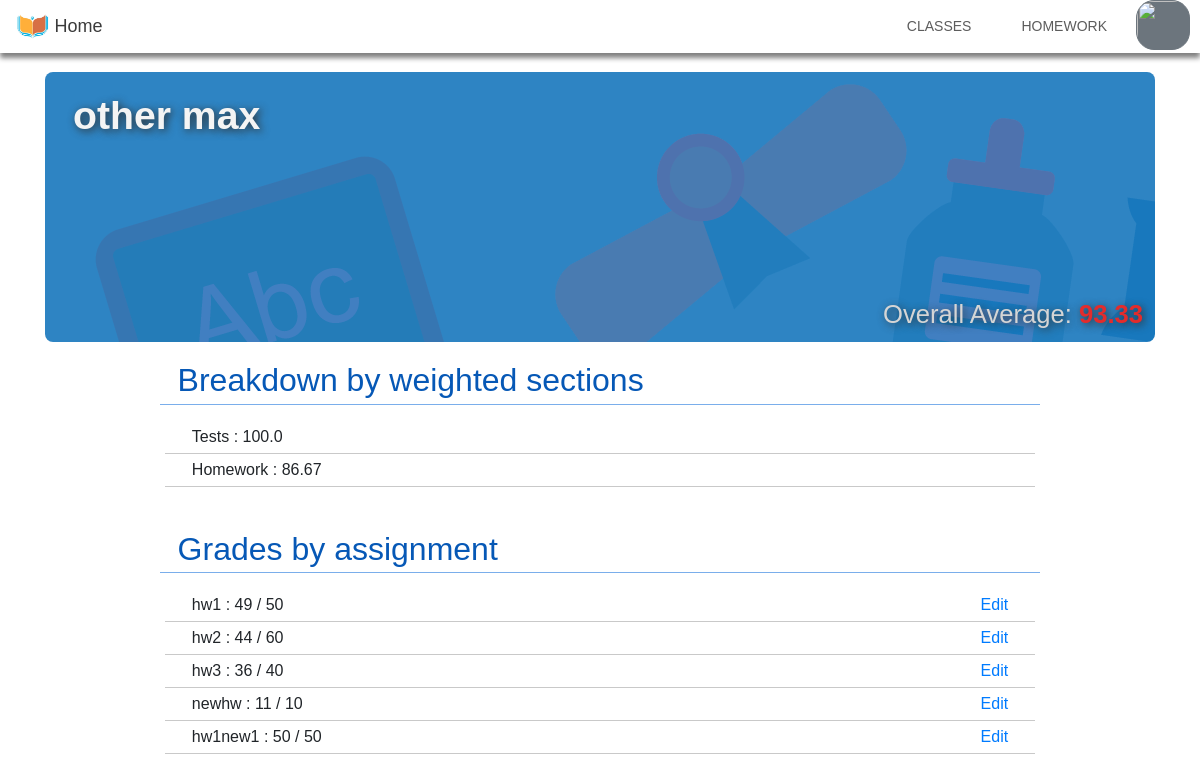
Screenshot of /usergrades/2/3Y7E3X1 (signed in) with the database file from the repository.
### tables this page shows
CREATE TABLE users(userID TEXT PRIMARY KEY, email TEXT, name TEXT);

CREATE TABLE grades(classID INTEGER, userID TEXT, assignment TEXT, grade INTEGER, maxGrade INTEGER, weight TEXT);

### app.py (the view)
@app.route('/usergrades/<classID>/<userID>')
def userGrades(classID, userID):
	if 'userid' not in flask.session:
		return flask.redirect('/')
	if flask.session['userid'] != userID:
		if not db.isTeacher(flask.session['userid'], classID):
			return flask.redirect('/class/' + str(classID))
	avg,weightavgs = db.calculateAverage(userID, classID)
	name = db.getUserName(userID)
	grades = db.getUserGrades(classID, userID)
	isTeacher = (db.getTeacher(classID) == flask.session["userid"])
	return flask.render_template('usergrades.html', avg = avg, weightavgs = weightavgs, name = name, grades = grades, classID = classID, isTeacher = isTeacher)

### util/dbtools.py (called while the page is built)
def getTeacher(classID):
    db,c = getDBCursor()
    output = None
    for i in c.execute("SELECT userID FROM classes WHERE classID = ?", (classID,)):
        output = i[0]
    closeDB(db)
    return output

def getUserName(userID):
    db,c = getDBCursor()
    name = None
    for i in c.execute("SELECT name FROM users WHERE userID = ?", (userID,)):
        name = i[0]
    closeDB(db)
    return name

def isTeacher(userID, classID):
    db,c = getDBCursor()
    output = False
    for i in c.execute('SELECT * FROM classes WHERE classID = ? AND userID = ?', (classID, userID,)):
        output = True
    closeDB(db)
    return output

def getUserGrades(classID, userID):
    db,c = getDBCursor()
    c.execute("SELECT * FROM grades WHERE classID = ? AND userID = ?", (classID, userID,))
    output = c.fetchall()
    closeDB(db)
    return output

def getDBCursor():
    db = sqlite3.connect("data/classify.db")
    cursor = db.cursor()
    return db,cursor

def closeDB(db):
    db.commit()
    db.close()

### templates/usergrades.html (shortened to what this page needs)
{% extends "base.html" %}
{% block navbar %}
<nav class="navbar navbar-expand-sm navbar-dark fixed-top mb-5" id="containerNav">
	<div class="container-fluid" id="mainNav">
		<div class="navbar-header">
			<a id="navHome" class="navbar-brand" href="/login">
				<img id="navImg" src="../static/navLogo.jpeg" alt="" class="img-circle">&nbsp;Home
			</a>
		</div>
		<div class="collapse navbar-collapse" id="navbarResponsive">
			<ul class="navbar-nav text-uppercase ml-auto">
				<li class="nav-item">
					<a class="nav-link pl-4 pr-4 other" href="/login">Classes</a>
				</li>
				<li class="nav-item">
					<a class="nav-link pl-4 pr-4 other" href="/fact">Homework</a>
				</li>
				<li class="nav-item mr-1 ml-1">
					<div class="btn-group">
						<img src="https://api.adorable.io/avatars/53/{{ session['email'] }}" alt="" class="btn btn-secondary dropdown-toggle" href="#" role="button" id="dropMenu" data-toggle="dropdown" aria-haspopup="true" aria-expanded="false">
					</div>
				</li>
			</ul>
		</div>
	</div>
</nav>
{% endblock %}
{% block content %}
<div class="container">
	<div class="d-flex flex-wrap grade-head justify-content-between mt-5">
		<div class="p-1 mr-auto">
			<h2 id="navHeader3" class="ml-4 mt-3"><b>{{ name }}</b></h2>
		</div>
		<div class="d-flex flex-column mt-2 justify-content-between">
			<div class="ml-auto mr-3 p-1">
			</div>
			<div class="p-1 mr-2">
				<h4 id="navHeader6">Overall Average: <b style="color: #e32c2c;">{{ avg }}</b></h4>
			</div>
		</div>
	</div>
	<div class="row mr-1 ml-1">
		<div class="col-md-1"></div>
		<div class="col">
			<h2 class="mt-special mb-3 pb-1 text-mine btmBorder mr-1 ml-1"> &nbsp; Breakdown by weighted sections</h2>
		</div>
		<div class="col-md-1"></div>
	</div>
	{% for i in weightavgs %}
	<div class="row mr-1 ml-1">
		<div class="col-md-1"></div>
		<div class="col ml-4 mr-4 btmBorder2">
			<div class="d-flex flex-wrap justify-content-between ml-2 mr-2">
				<div class="p-1 ">
					{{i}} : {{weightavgs[i]}}
				</div>
				<div class="p-1">
				</div>
			</div>
		</div>
		<div class="col-md-1"></div>
	</div>
	{% endfor %}
	<div class="row mr-1 ml-1 mt-4">
		<div class="col-md-1"></div>
		<div class="col">
			<h2 class="mt-special mb-3 pb-1 text-mine btmBorder mr-1 ml-1"> &nbsp; Grades by assignment</h2>
		</div>
		<div class="col-md-1"></div>
	</div>
	{% for i in grades %}
	<div class="row mr-1 ml-1">
		<div class="col-md-1"></div>
		<div class="col ml-4 mr-4 btmBorder2">
			<div class="d-flex flex-wrap justify-content-between ml-2 mr-2">
				<div class="p-1 ">
					{{i[2]}} : {{i[3]}} / {{i[4]}}
				</div>
				<div class="p-1">
					{% if isTeacher %}
					{% set url = "/gradebook/" + classID|string + "/" + i[2] %}
					<a href="{{ url }}">Edit</a>
					{% endif %}
				</div>
			</div>
		</div>
		<div class="col-md-1"></div>
	</div>
	{% endfor %}
</div>
{% endblock %}

### templates/base.html (shortened to what this page needs)
<!DOCTYPE html>
<html lang="en">
<head>
    <link rel="stylesheet" href="https://stackpath.bootstrapcdn.com/font-awesome/4.7.0/css/font-awesome.min.css" type="text/css">
    <link rel="stylesheet" href="https://stackpath.bootstrapcdn.com/bootstrap/4.1.3/css/bootstrap.min.css">
    <link rel="stylesheet" href="{{ url_for('static', filename='main.css')}}" type="text/css">
</head>
<body id="body">
    {% block navbar %}{% endblock %}
    {% block content %}{% endblock %}
</body>
</html>

### static/main.css (style rules this page uses)
.navbar { background-color: white; padding-top: 0px; padding-bottom: 0px; position: fixed; }
.navbar-nav .nav-link { font-family: Tahoma, Geneva, sans-serif; font-size: 14px; padding-top: 15px; padding-bottom: 15px; }
#mainNav { padding: 0px; }
#containerNav { padding-right: 0px; box-shadow: 0px 5px 5px grey; }
.other { color: #5c5c5c !important; border: 1px solid white; }
#navHome { color: #3b3b3b; font-family: Tahoma, Geneva, sans-serif; font-size: 18px; font-weight: 500; }
#navImg { max-width: 2.1rem; max-height: 2.1rem; }
#navHeader3 { color: #f4f4f4; font-family: Tahoma, Geneva, sans-serif; font-size: 2.45rem; text-shadow: 2px 2px 8px #2f2f2f; }
#navHeader6 { color: #d5d5d5; font-family: Tahoma, Geneva, sans-serif; font-weight: 1000px; font-size: 1.6em; text-shadow: 2px 2px 8px #2f2f2f; }
#body { font-family: Tahoma, Geneva, sans-serif; }
#dropMenu { height: 50px; width: 60px; border-radius: 18px; max-height: 80%; max-width: 90%; position: center 90px; padding: 0px; }
.grade-head { background-image: url(../static/grades_background.png); min-width: 100%; min-height: 200px; height: 270px; background-position: cover; border-radius: 8px; }
.btmBorder { border-bottom: 1px solid #7aaeeb; }
.mt-special { margin-top: 1.2rem; }
.text-mine { color: #0658b6; }
.btmBorder2 { border-bottom: 1px solid #c9c9c9; }

### rows the page displays
users: name "other max"
grades: weight "Tests", weight "100.0", assignment "hw1", grade "49", maxGrade "50"
grades: weight "Homework", weight "86.67", assignment "hw2", grade "44", maxGrade "60"
grades: assignment "hw3", grade "36", maxGrade "40"
grades: assignment "newhw", grade "11", maxGrade "10"
grades: assignment "hw1new1", grade "50", maxGrade "50"

### other values shown
{{ avg }} "93.33"
